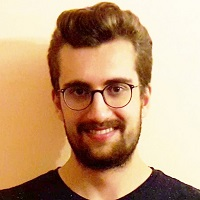
#> input picture Vize Öncesi Ödev 24 Kasım/Onur.jpg, 200 x 200 px
$ jupyter execute '1.Gamma Dönüşümü [3.0,4.0,5.0].ipynb'
#> lines starting #> are read from the running program, lines starting #| are printed output that depends on the picture
[cell 1]
import numpy as np
import cv2

img =  cv2.imread("Onur.jpg",0)
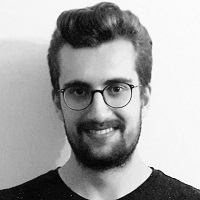
#> img: shape (200, 200); min 0, max 255, mean 165
gamma3=np.array(255*(img / 255) ** 3.0, dtype = 'uint8')
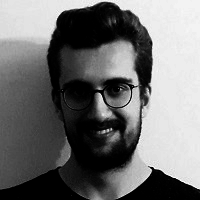
#> gamma3: shape (200, 200); min 0, max 255, mean 112.6
gamma4=np.array(255*(img / 255) ** 4.0, dtype = 'uint8')
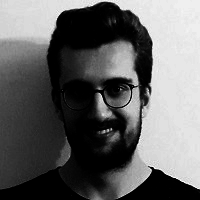
#> gamma4: shape (200, 200); min 0, max 255, mean 100.1
gamma5=np.array(255*(img / 255) ** 5.0, dtype = 'uint8')
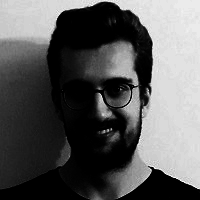
#> gamma5: shape (200, 200); min 0, max 255, mean 91.1
cv2.imshow("Original - Gamma 3.0-4.0-5.0", np.hstack((img,gamma3,gamma4,gamma5)))
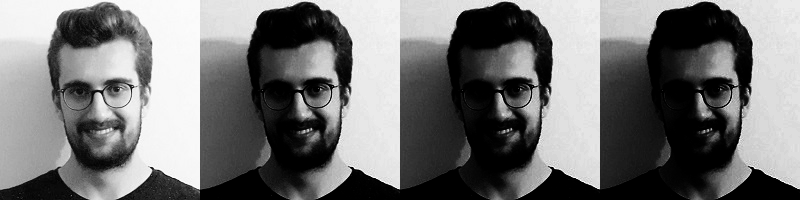
#> window 'Original - Gamma 3.0-4.0-5.0': shape (200, 800); min 0, max 255, mean 117.2
cv2.waitKey(0)
cv2.destroyAllWindows()
